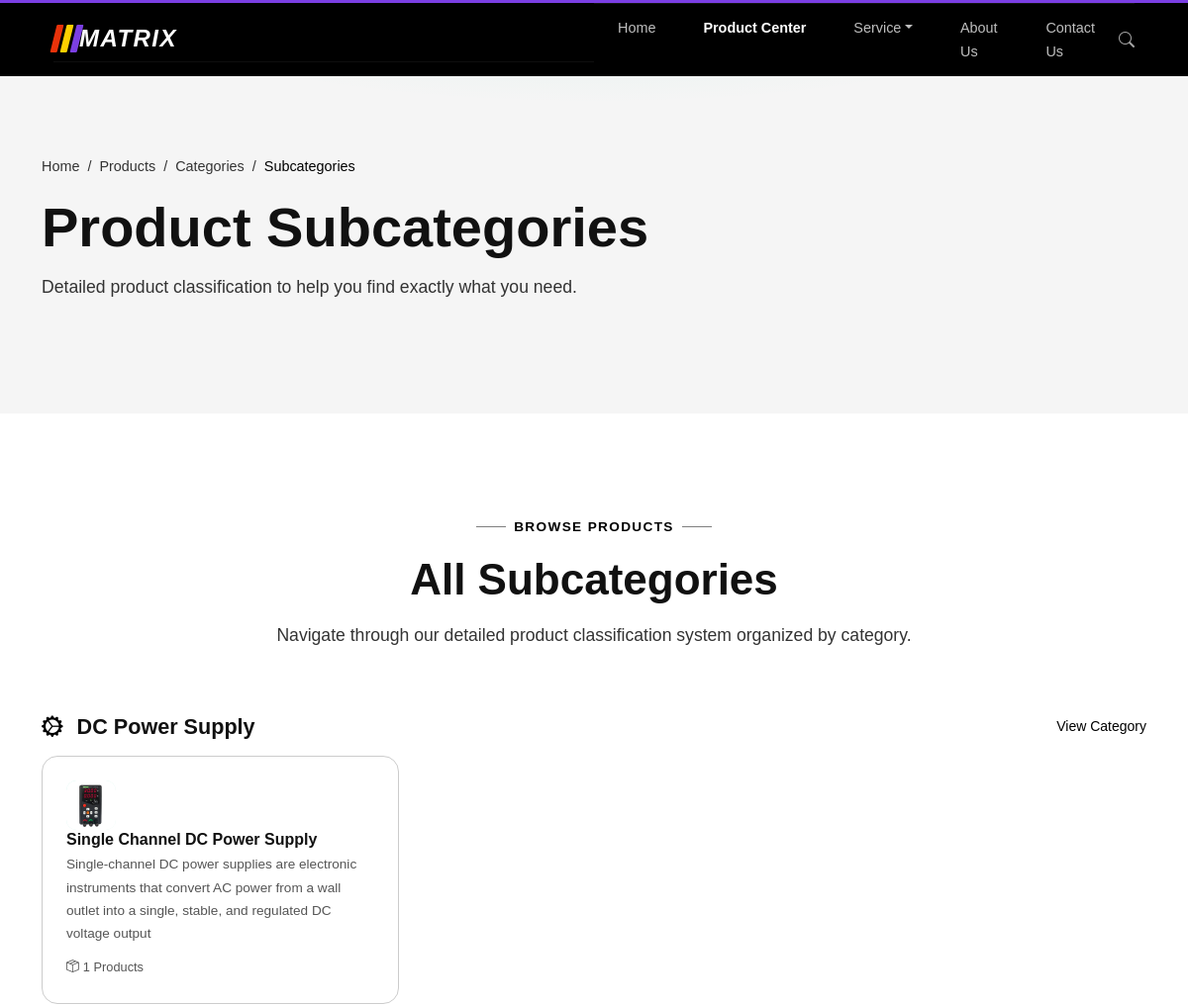
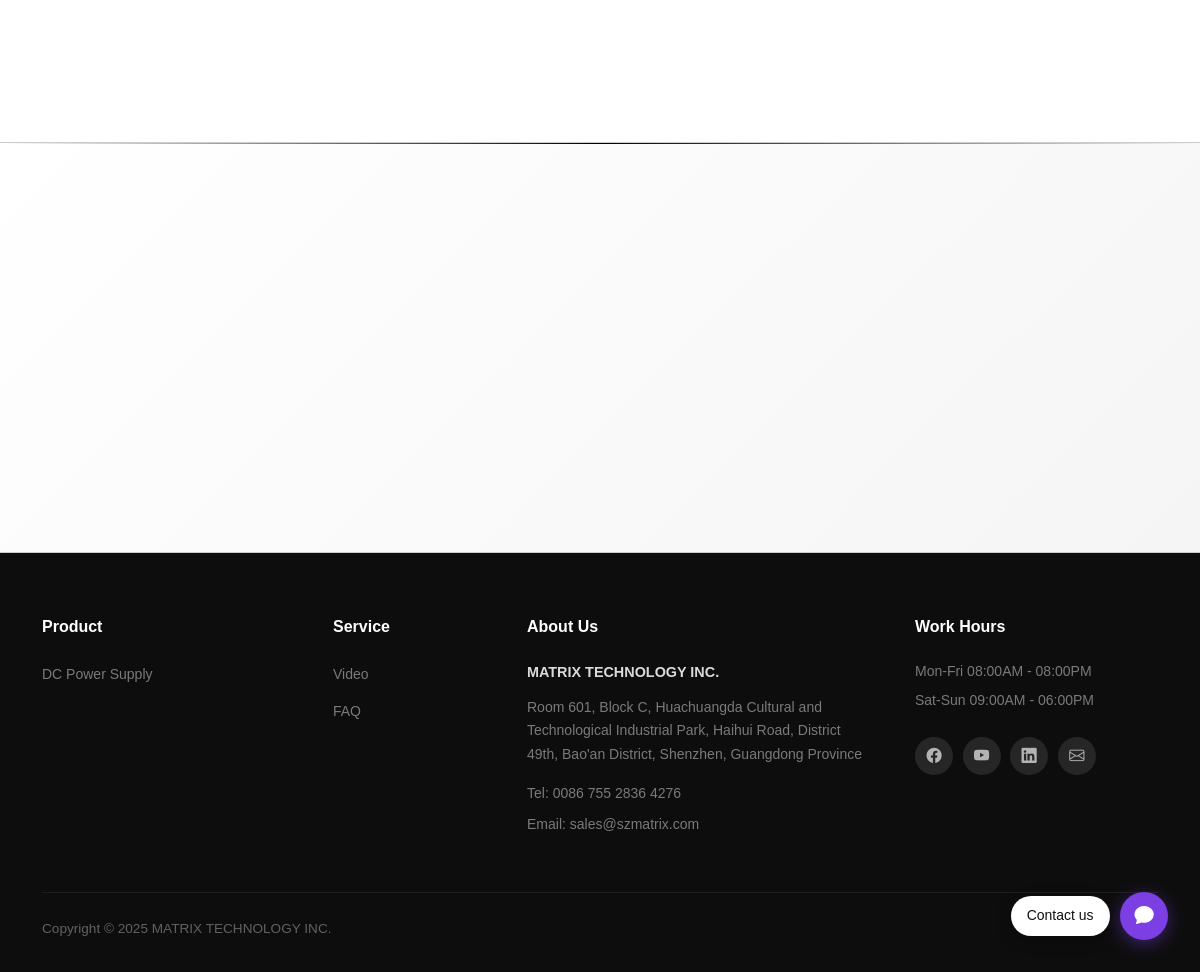
The app's page /products/subcategories/ with its own data (2 pictures, top to bottom).
### products/models.py (models this page shows, shortened)
class Category(models.Model):
    name = models.CharField(max_length=255)
    slug = models.SlugField(unique=True)
    short_description = models.TextField(blank=True)
    description = models.TextField(blank=True)
    image = models.ImageField(upload_to="categories/images/", null=True, blank=True)
    class Meta:
        ordering = ["name"]
        verbose_name_plural = "categories"

class Subcategory(models.Model):
    category = models.ForeignKey(
        Category,
        related_name="subcategories",
        on_delete=models.CASCADE,
    )
    name = models.CharField(max_length=255)
    slug = models.SlugField(unique=True)
    short_description = models.TextField(blank=True)
    description = models.TextField(blank=True)
    image = models.ImageField(upload_to="subcategories/images/", null=True, blank=True)
    class Meta:
        ordering = ["name"]
        verbose_name_plural = "subcategories"
    @property
    def product_count(self):
        return self.products.count()

### products/views.py (the view)
# urls.py: path("subcategories/", views.subcategory_list, name="subcategory_list"),
def subcategory_list(request):
    categories = Category.objects.prefetch_related("subcategories").all()
    grouped = [
        {
            "name": cat.name,
            "slug": cat.slug,
            "subcategories": list(cat.subcategories.all()),
        }
        for cat in categories
    ]
    return render(request, "subcategory.html", {"categories": grouped})

### products/context_processors.py (called while the page is built)
def nav_categories(request):
    return {
        "nav_categories": Category.objects.all(),
    }

### templates/subcategory.html (shortened to what this page needs)
{% extends "base.html" %}
{% block content %}
<section class="page-header">
    <div class="container">
        <div class="page-header-content">
            <nav aria-label="breadcrumb">
                <ol class="breadcrumb">
                    <li class="breadcrumb-item"><a href="{% url 'core:index' %}">Home</a></li>
                    <li class="breadcrumb-item"><a href="{% url 'products:category_list' %}">Products</a></li>
                    <li class="breadcrumb-item"><a href="{% url 'products:category_list' %}">Categories</a></li>
                    <li class="breadcrumb-item active" aria-current="page">Subcategories</li>
                </ol>
            </nav>
            <h1>Product Subcategories</h1>
            <p>Detailed product classification to help you find exactly what you need.</p>
        </div>
    </div>
</section>
<section class="section-padding" aria-labelledby="subcategories-title">
    <div class="container">
        <div class="section-header reveal">
            <span class="section-label">Browse Products</span>
            <h2 id="subcategories-title" class="section-title">All Subcategories</h2>
            <p class="section-description">
                Navigate through our detailed product classification system organized by category.
            </p>
        </div>
        {% for category in categories %}
        <div class="mb-5 reveal">
            <div class="d-flex justify-content-between align-items-center mb-3">
                <h4 class="mb-0">
                    <i class="bi bi-gear-wide-connected text-accent me-2"></i>
                    {{ category.name }}
                </h4>
                <a href="{% url 'products:category_details' category.slug %}" class="text-accent small">View Category</a>
            </div>
            <div class="row g-3">
                {% for sub in category.subcategories %}
                <div class="col-md-6 col-lg-4">
                    <a href="{% url 'products:subcategory_details' sub.slug %}" class="subcategory-card d-block">
                        <div class="subcategory-card-icon" style="{% if sub.image %}padding:0;overflow:hidden;{% endif %}">
                            {% if sub.image %}
                                <img src="{{ sub.image.url }}" alt="{{ sub.name }}" style="width:100%;height:100%;object-fit:cover;border-radius:inherit;">
                            {% else %}
                                <i class="bi bi-grid-3x3-gap"></i>
                            {% endif %}
                        </div>
                        <div class="subcategory-card-content">
                            <h5>{{ sub.name }}</h5>
                            <p>{{ sub.short_description }}</p>
                            <span class="product-count"><i class="bi bi-box-seam me-1"></i>{{ sub.product_count }} Products</span>
                        </div>
                    </a>
                </div>
                {% endfor %}
            </div>
        </div>
        {% endfor %}
    </div>
</section>
<section class="cta-section section-padding" aria-labelledby="cta-title">
    <div class="container">
    </div>
</section>
{% endblock %}

### templates/base.html (shortened to what this page needs)
{% load static %}
<!DOCTYPE html>
<html lang="en">
<head>
    <link href="https://cdn.jsdelivr.net/npm/bootstrap@5.3.0/dist/css/bootstrap.min.css" rel="stylesheet">
    <link href="https://cdn.jsdelivr.net/npm/bootstrap-icons@1.11.0/font/bootstrap-icons.css" rel="stylesheet">
    <link rel="stylesheet" href="{% static 'css/style.css' %}">
</head>
<body>
    <nav class="navbar navbar-expand-lg fixed-top" role="navigation" aria-label="Main navigation">
        <div class="container navbar-container">
            <div class="navbar-top d-flex w-100 align-items-center justify-content-between">
                <a class="navbar-brand" href="{% url 'core:index' %}">
                    <span class="brand-logo-wrap">
                        <span class="brand-strips" aria-hidden="true">
                            <i></i><i></i><i></i>
                        </span>
                        <span class="brand-name">MATRIX</span>
                    </span>
                </a>
            </div>
            <div class="collapse navbar-collapse" id="navbarMain">
                <ul class="navbar-nav me-auto">
                    <li class="nav-item">
                        <a class="nav-link {% if request.resolver_match.url_name == 'index' %}active{% endif %}"
                            href="{% url 'core:index' %}" {% if request.resolver_match.url_name == 'index' %}aria-current="page"{% endif %}>Home</a>
                    </li>
                    <li class="nav-item dropdown">
                        <a class="nav-link dropdown-toggle {% if request.resolver_match.url_name in 'category_list,subcategory_list,product_list,category_detail,subcategory_detail,product_detail' %}active{% endif %}"
                            href="#" data-bs-toggle="dropdown" aria-expanded="false">Product Center</a>
                    </li>
                    <li class="nav-item dropdown">
                        <a class="nav-link dropdown-toggle {% if request.resolver_match.url_name == 'services' %}active{% endif %}"
                            href="#" data-bs-toggle="dropdown" aria-expanded="false">Service</a>
                    </li>
                    <li class="nav-item">
                        <a class="nav-link {% if request.resolver_match.url_name == 'about' %}active{% endif %}"
                            href="{% url 'core:about' %}" {% if request.resolver_match.url_name == 'about' %}aria-current="page"{% endif %}>About Us</a>
                    </li>
                    <li class="nav-item">
                        <a class="nav-link {% if request.resolver_match.url_name == 'contact' %}active{% endif %}"
                            href="{% url 'core:contact' %}" {% if request.resolver_match.url_name == 'contact' %}aria-current="page"{% endif %}>Contact Us</a>
                    </li>
                </ul>
                <div class="navbar-end-controls d-flex align-items-center gap-3">
                    <button class="btn btn-link nav-search-btn p-0" id="navSearchToggle" aria-label="Search" aria-expanded="false" aria-controls="navSearchOverlay"><i class="bi bi-search"></i></button>
                </div>
            </div>
        </div>
    </nav>
    <main id="main-content">
        {% block content %}{% endblock %}
    </main>
    <footer class="footer" role="contentinfo">
        <div class="container">
            <div class="row g-5">
                <div class="col-lg-3 col-md-6">
                    <h5 class="footer-col-title">Product</h5>
                    <ul class="footer-links">
                        {% for category in nav_categories %}
                        <li><a href="{% url 'products:category_details' category.slug %}">{{ category.name }}</a></li>
                        {% empty %}
                        <li><a href="{% url 'products:category_list' %}">All Categories</a></li>
                        {% endfor %}
                    </ul>
                </div>
                <div class="col-lg-2 col-md-6">
                    <h5 class="footer-col-title">Service</h5>
                    <ul class="footer-links">
                        <li><a href="{% url 'core:videos' %}">Video</a></li>
                        <li><a href="{% url 'core:faq' %}">FAQ</a></li>
                    </ul>
                </div>
                <div class="col-lg-4 col-md-6">
                    <h5 class="footer-col-title">About Us</h5>
                    <div class="footer-about-info">
                        <p class="footer-company-name">MATRIX TECHNOLOGY INC.</p>
                        <p class="footer-address">Room 601, Block C, Huachuangda Cultural and Technological Industrial Park, Haihui Road, District 49th, Bao'an District, Shenzhen, Guangdong Province</p>
                        <p class="footer-contact-line">Tel: 0086 755 2836 4276</p>
                        <p class="footer-contact-line">Email: sales@szmatrix.com</p>
                    </div>
                </div>
                <div class="col-lg-3 col-md-6">
                    <h5 class="footer-col-title">Work Hours</h5>
                    <div class="footer-hours">
                        <p>Mon-Fri 08:00AM - 08:00PM</p>
                        <p>Sat-Sun 09:00AM - 06:00PM</p>
                    </div>
                    <div class="footer-social-icons">
                        <a href="#" class="footer-social-icon" aria-label="Facebook"><i class="bi bi-facebook"></i></a>
                        <a href="#" class="footer-social-icon" aria-label="YouTube"><i class="bi bi-youtube"></i></a>
                        <a href="#" class="footer-social-icon" aria-label="LinkedIn"><i class="bi bi-linkedin"></i></a>
                        <a href="#" class="footer-social-icon" aria-label="Email"><i class="bi bi-envelope"></i></a>
                    </div>
                </div>
            </div>
            <div class="footer-bottom">
                <p class="footer-copyright">Copyright &copy; 2025 MATRIX TECHNOLOGY INC.</p>
            </div>
        </div>
        <a href="{% url 'core:contact' %}" class="floating-contact-btn" aria-label="Contact us">
            <span class="floating-contact-label">Contact us</span>
            <span class="floating-contact-icon-wrap"><i class="bi bi-chat-fill"></i></span>
        </a>
    </footer>
</body>
</html>

### records on screen
Category: name "DC Power Supply", name "DC Power Supply"
Subcategory: image (picture), name "Single Channel DC Power Supply", short_description "Single-channel DC power supplies are electronic instruments that convert AC power from a wall outlet into a single, stable, and regulated DC voltage output", product_count "1"
